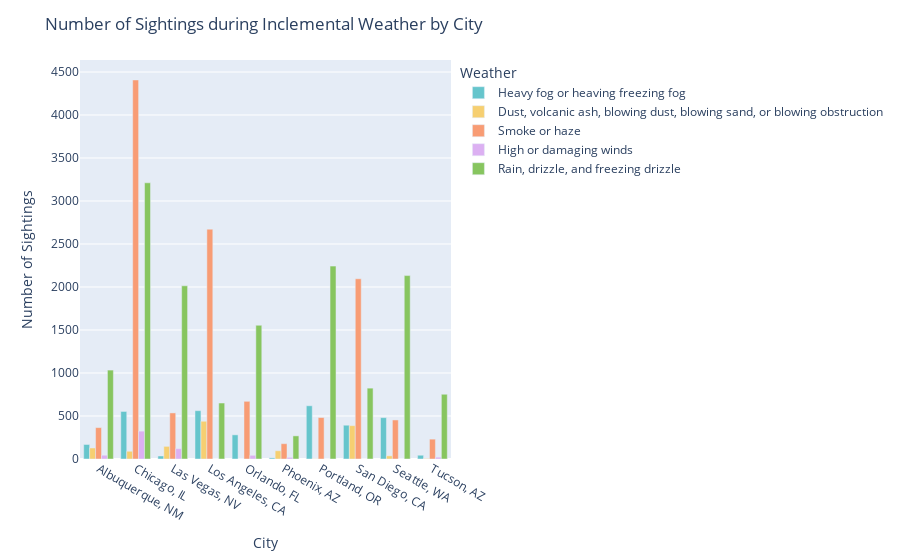

Write notebook code for a chart like this one.
### Code cell
# Group data by city and calculate the count of sightings for each weather variable
df_grouped = df_weather_ufo.groupby(['Address']).sum(numeric_only=True).reset_index()

# Convert the wide format to long format for Plotly
df_melt = pd.melt(df_grouped, id_vars=['Address'], value_vars=["WT02", "WT07", "WT08", "WT11", "WT16"],
                  var_name="Weather", value_name="Number_of_Sightings")

# Create a dictionary to map weather variable names to the corresponding weather description
weather_desc_map = {'WT02': 'Heavy fog or heaving freezing fog', 
                    'WT07': 'Dust, volcanic ash, blowing dust, blowing sand, or blowing obstruction', 
                    'WT08': 'Smoke or haze', 
                    'WT11': 'High or damaging winds', 
                    'WT16': 'Rain, drizzle, and freezing drizzle'}

# Update the legend labels with the corresponding weather descriptions
df_melt['Weather'] = df_melt['Weather'].map(weather_desc_map)

# Create a column chart with color set to Weather and barmode set to 'group'
fig = px.bar(df_melt, x="Address", y="Number_of_Sightings", color="Weather", color_discrete_sequence=px.colors.qualitative.Pastel,
             category_orders={"Weather": ["Heavy fog or heaving freezing fog", 
                                          "Dust, volcanic ash, blowing dust, blowing sand, or blowing obstruction", 
                                          "Smoke or haze", 
                                          "High or damaging winds", 
                                          "Rain, drizzle, and freezing drizzle"]},
             barmode='group')

# Update plot labels and title
fig.update_xaxes(title="City")
fig.update_yaxes(title="Number of Sightings")
fig.update_layout(title="Number of Sightings during Inclemental Weather for Cities with Highest Sightings Count", updatemenus=[])

# Show the plot
fig.show()

### Figure 1 — Plotly figure (JSON) as saved in the notebook; plotly's stock layout.template omitted (floating-point values rounded to 4 significant figures)
{"data": [{"alignmentgroup": "True", "hovertemplate": "Weather=Heavy fog or heaving freezing fog<br>Address=%{x}<br>Number_of_Sightings=%{y}<extra></extra>", "legendgroup": "Heavy fog or heaving freezing fog", "marker": {"color": "rgb(102, 197, 204)", "pattern": {"shape": ""}}, "name": "Heavy fog or heaving freezing fog", "offsetgroup": "Heavy fog or heaving freezing fog", "orientation": "v", "showlegend": true, "textposition": "auto", "type": "bar", "x": ["Albuquerque, NM", "Chicago, IL", "Las Vegas, NV", "Los Angeles, CA", "Orlando, FL", "Phoenix, AZ", "Portland, OR", "San Diego, CA", "Seattle, WA", "Tucson, AZ"], "xaxis": "x", "y": [169, 553, 35, 562, 281, 13, 619, 393, 481, 44], "yaxis": "y"}, {"alignmentgroup": "True", "hovertemplate": "Weather=Dust, volcanic ash, blowing dust, blowing sand, or blowing obstruction<br>Address=%{x}<br>Number_of_Sightings=%{y}<extra></extra>", "legendgroup": "Dust, volcanic ash, blowing dust, blowing sand, or blowing obstruction", "marker": {"color": "rgb(246, 207, 113)", "pattern": {"shape": ""}}, "name": "Dust, volcanic ash, blowing dust, blowing sand, or blowing obstruction", "offsetgroup": "Dust, volcanic ash, blowing dust, blowing sand, or blowing obstruction", "orientation": "v", "showlegend": true, "textposition": "auto", "type": "bar", "x": ["Albuquerque, NM", "Chicago, IL", "Las Vegas, NV", "Los Angeles, CA", "Orlando, FL", "Phoenix, AZ", "Portland, OR", "San Diego, CA", "Seattle, WA", "Tucson, AZ"], "xaxis": "x", "y": [128, 90, 147, 439, 0, 96, 3, 388, 37, 6], "yaxis": "y"}, {"alignmentgroup": "True", "hovertemplate": "Weather=Smoke or haze<br>Address=%{x}<br>Number_of_Sightings=%{y}<extra></extra>", "legendgroup": "Smoke or haze", "marker": {"color": "rgb(248, 156, 116)", "pattern": {"shape": ""}}, "name": "Smoke or haze", "offsetgroup": "Smoke or haze", "orientation": "v", "showlegend": true, "textposition": "auto", "type": "bar", "x": ["Albuquerque, NM", "Chicago, IL", "Las Vegas, NV", "Los Angeles, CA", "Orlando, FL", "Phoenix, AZ", "Portland, OR", "San Diego, CA", "Seattle, WA", "Tucson, AZ"], "xaxis": "x", "y": [365, 4408, 536, 2673, 671, 178, 482, 2096, 454, 231], "yaxis": "y"}, {"alignmentgroup": "True", "hovertemplate": "Weather=High or damaging winds<br>Address=%{x}<br>Number_of_Sightings=%{y}<extra></extra>", "legendgroup": "High or damaging winds", "marker": {"color": "rgb(220, 176, 242)", "pattern": {"shape": ""}}, "name": "High or damaging winds", "offsetgroup": "High or damaging winds", "orientation": "v", "showlegend": true, "textposition": "auto", "type": "bar", "x": ["Albuquerque, NM", "Chicago, IL", "Las Vegas, NV", "Los Angeles, CA", "Orlando, FL", "Phoenix, AZ", "Portland, OR", "San Diego, CA", "Seattle, WA", "Tucson, AZ"], "xaxis": "x", "y": [44, 324, 120, 0, 43, 19, 0, 0, 0, 21], "yaxis": "y"}, {"alignmentgroup": "True", "hovertemplate": "Weather=Rain, drizzle, and freezing drizzle<br>Address=%{x}<br>Number_of_Sightings=%{y}<extra></extra>", "legendgroup": "Rain, drizzle, and freezing drizzle", "marker": {"color": "rgb(135, 197, 95)", "pattern": {"shape": ""}}, "name": "Rain, drizzle, and freezing drizzle", "offsetgroup": "Rain, drizzle, and freezing drizzle", "orientation": "v", "showlegend": true, "textposition": "auto", "type": "bar", "x": ["Albuquerque, NM", "Chicago, IL", "Las Vegas, NV", "Los Angeles, CA", "Orlando, FL", "Phoenix, AZ", "Portland, OR", "San Diego, CA", "Seattle, WA", "Tucson, AZ"], "xaxis": "x", "y": [1034, 3212, 2014, 651, 1555, 269, 2243, 824, 2133, 753], "yaxis": "y"}], "layout": {"barmode": "group", "legend": {"title": {"text": "Weather"}, "tracegroupgap": 0}, "margin": {"t": 60}, "title": {"text": "Number of Sightings during Inclemental Weather by City"}, "xaxis": {"anchor": "y", "domain": [0, 1], "title": {"text": "City"}}, "yaxis": {"anchor": "x", "domain": [0, 1], "title": {"text": "Number of Sightings"}}}}
